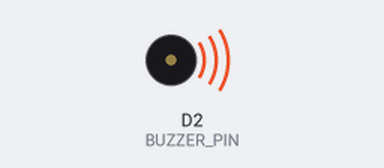
Bench run of a sketch on a simulated ESP8266 (NodeMCU). Parts: buzzer (waves = sounding).

Above: at 0.5 s.
Timing chart, 0 to 4.6 s (numbered marks = the images above):
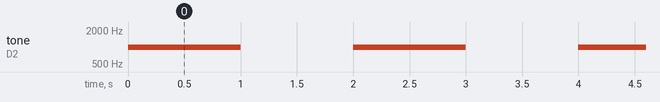

Measured:
- by itself, tone on D2 (BUZZER_PIN): alternates 1000 Hz for 1.0 s and silent for 1.0 s

The sketch:

buzzer.ino
```cpp
#define BUZZER_PIN D2 // Pin connected to the buzzer

void setup() {
  pinMode(BUZZER_PIN, OUTPUT);
}

void loop() {
  // Play a tone for 1 second
  tone(BUZZER_PIN, 1000); // Play a 1 kHz tone
  delay(1000); // Wait for 1 second

  // Turn off the buzzer for 1 second
  noTone(BUZZER_PIN);
  delay(1000); // Wait for 1 second
}
```
